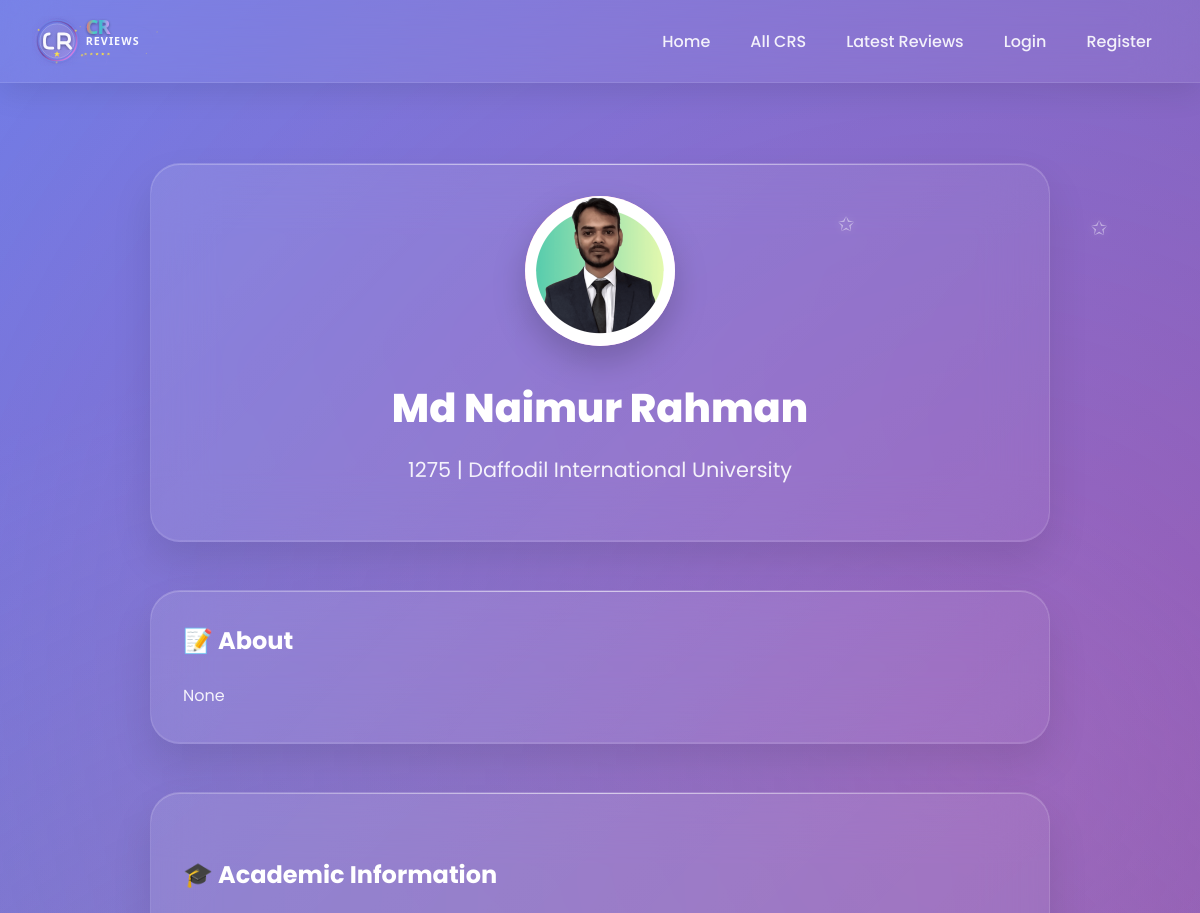
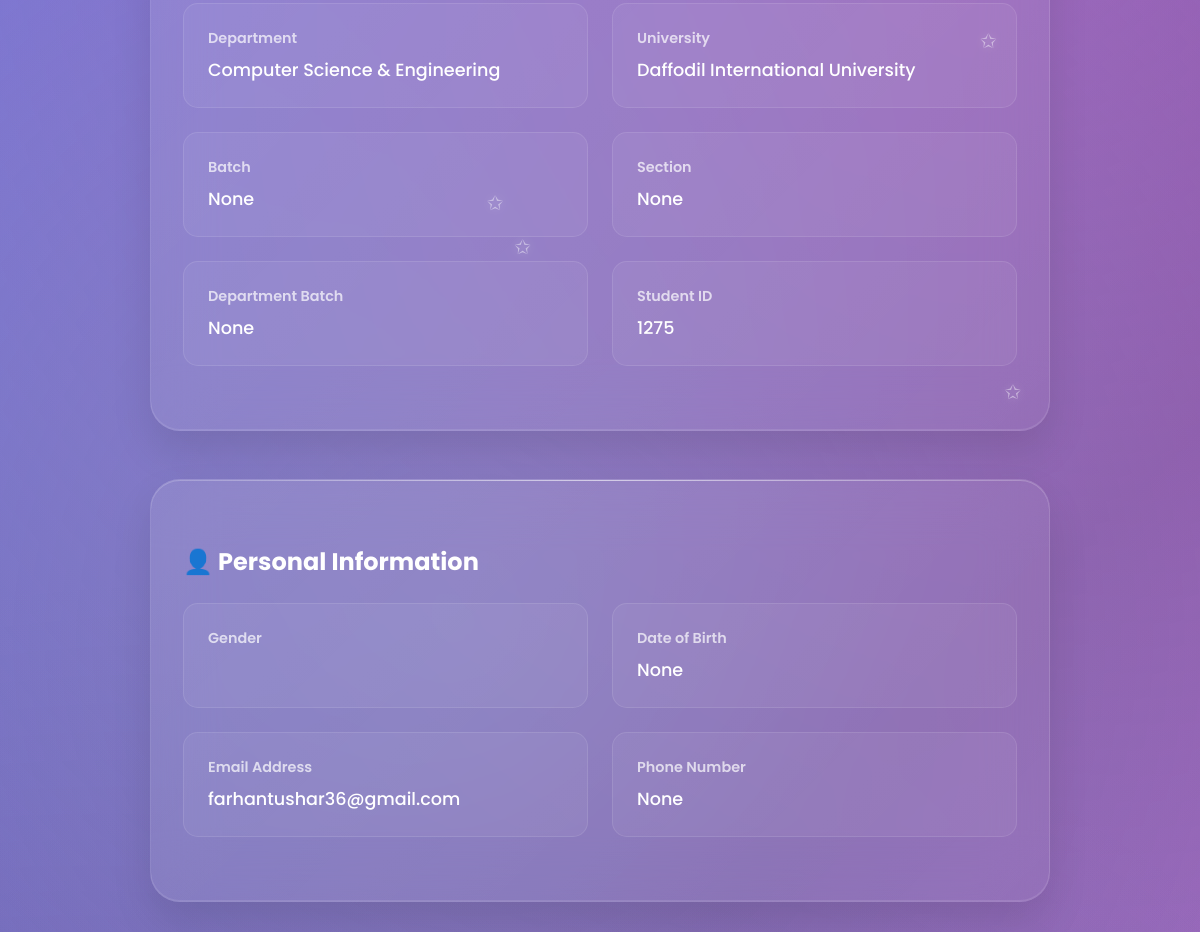
The app's page /user_view/md-naimur-rahman-1/ (upper part), older data (2 pictures, top to bottom).
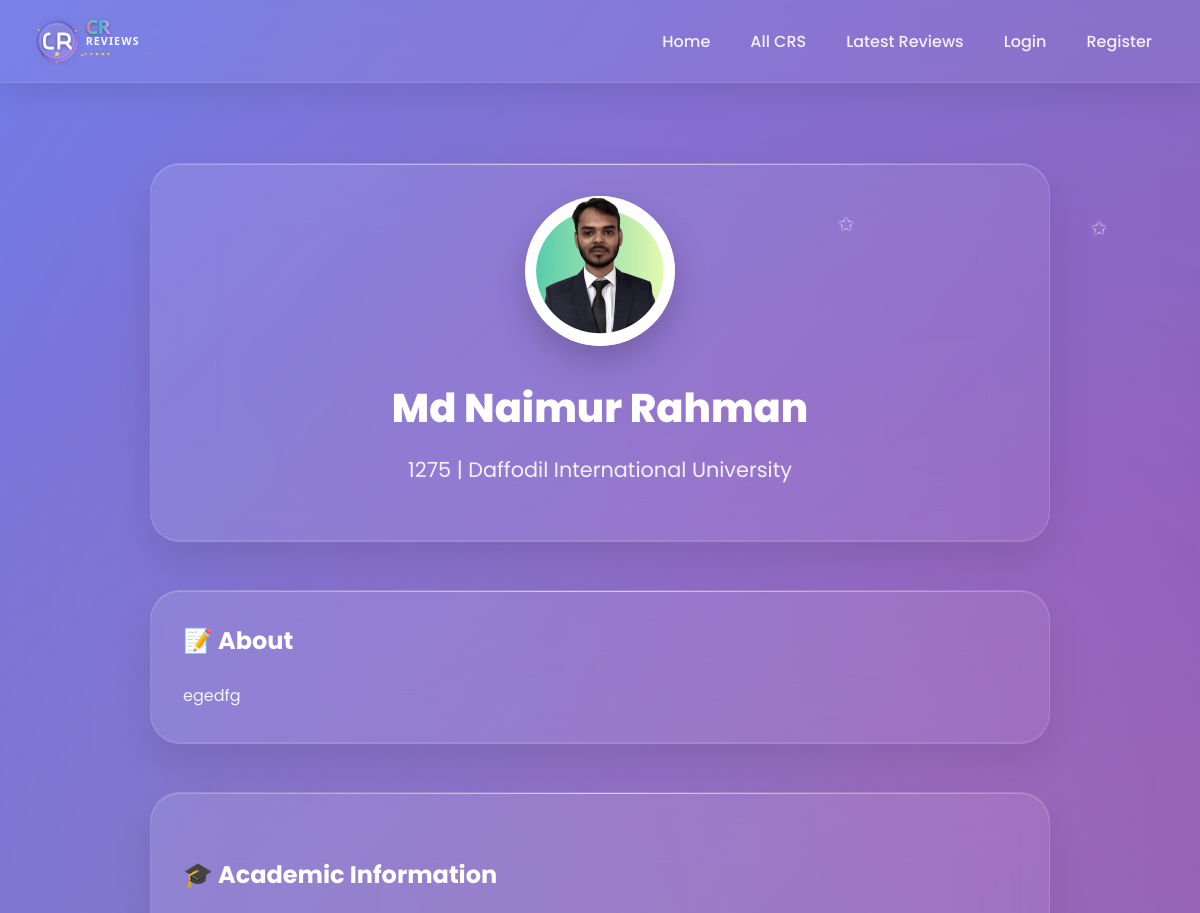
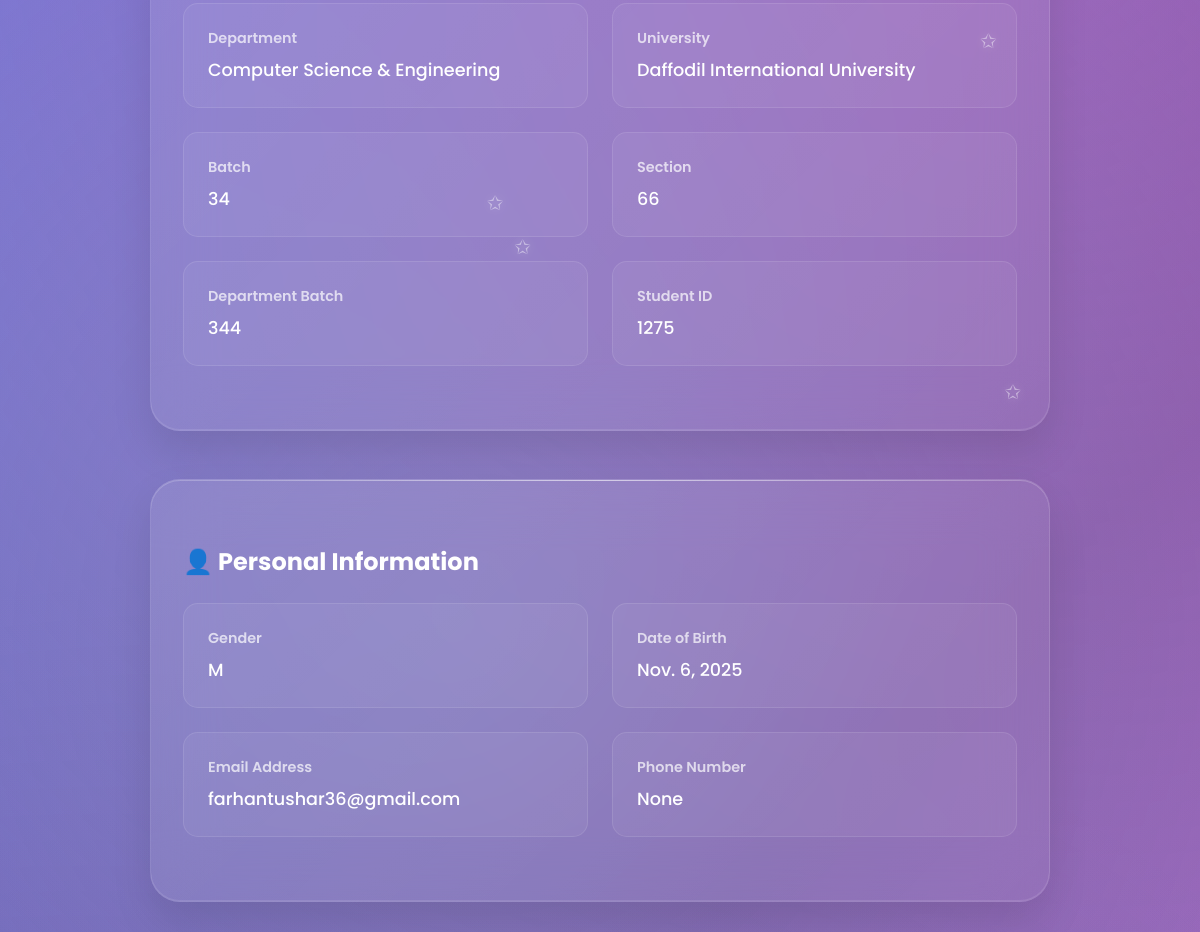
The same page, newer data (2 pictures, top to bottom).
### userprofile/models.py (models this page shows, shortened)
class User(AbstractBaseUser,PermissionsMixin):
    university=models.ForeignKey(University, on_delete=models.SET_NULL,related_name='university_user',null=True,blank=True)
    department=models.ForeignKey(Department, on_delete=models.SET_NULL,related_name='department_user',null=True,blank=True)
    profile_picture=models.ImageField(upload_to=user_profile_picture_path,null=True,blank=True)
    first_name = models.CharField(max_length=50)
    last_name = models.CharField(max_length=50)
    gender = models.CharField(choices=[('M', 'Male'), ('F', 'Female')], max_length=1)
    email = models.EmailField(unique=True)
    phone=models.CharField(max_length=20,null=True,blank=True)
    date_of_birth=models.DateField(null=True,blank=True)
    student_id=models.CharField(max_length=50,unique=True,null=True,blank=True)
    batch=models.CharField(max_length=20,null=True,blank=True)
    dept_batch = models.CharField(max_length=20 , blank=True, null=True)
    section=models.CharField(max_length=20,null=True,blank=True)
    bio=models.TextField(null=True,blank=True)
    facebook_url=models.URLField(default='https://www.facebook.com/')
    instagram_url=models.URLField(default='https://www.instagram.com/')
    linkedin_url=models.URLField(default='https://www.linkedin.com/')
    role=models.CharField(max_length=20, default='student')
    slug=models.SlugField(blank=True,unique=True)
    is_email_verified = models.BooleanField(default=False)
    email_verification_token = models.UUIDField(blank=True, null=True, editable=False)
    email_verification_token_created = models.DateTimeField(blank=True, null=True)
    password_reset_token = models.UUIDField(null=True, blank=True, editable=False)
    password_reset_token_created = models.DateTimeField(null=True, blank=True)
    is_active = models.BooleanField(default=True)
    is_staff = models.BooleanField(default=False)
    created_at = models.DateTimeField(auto_now_add=True)
    updated_at = models.DateTimeField(auto_now=True)
    deleted_at = models.DateTimeField(blank=True, null=True)
    USERNAME_FIELD = 'email'
    REQUIRED_FIELDS = ['first_name','last_name']
    objects = CustomUserManager()
    def get_full_name(self):
        return f"{self.first_name} {self.last_name}"

### cr/models.py (models this page shows, shortened)
class University(models.Model):
    Public = "Public"
    Private = "Private"
    university_type = [
        (Public,"Public"),
        (Private,"Private"),
    ]
    title =models.CharField(max_length=100,unique=True,blank=False,null=False)
    type =models.CharField(max_length=100,choices=university_type)
    address=models.CharField(max_length=150, blank=True, null=True)
    slug=models.SlugField(blank=True,unique=True)
    created_at=models.DateTimeField(auto_now_add=True)
    updated_at=models.DateTimeField(auto_now=True)
    daleted_at=models.DateTimeField(auto_now=True,blank=True,null=True)
    def __str__(self):
        return self.title

class Department(models.Model):
    title=models.CharField(max_length=50,unique=True,blank=False,null=False)
    code=models.CharField(max_length=50,unique=True,blank=True,null=True)
    slug=models.SlugField(blank=True,unique=True)
    created_at=models.DateTimeField(auto_now_add=True)
    updated_at=models.DateTimeField(auto_now=True)
    daleted_at=models.DateTimeField(auto_now=True,blank=True,null=True)
    def __str__(self):
        return self.title

### userprofile/views.py (the view)
# urls.py: path('user_view/<str:slug>/',user_view,name="user_view"),
def user_view(request,slug):
    view_user =get_object_or_404(User,slug=slug)
    review = Review.objects.filter(user=view_user).order_by('-created_at')
    paginator = Paginator(review,5)
    page_number = request.GET.get('page',1)
    try:
        review = paginator.page(page_number)
    except PageNotAnInteger:
        review = paginator.page(1)
    except EmptyPage:
        review = paginator.page(1)
    context = {
        'view_user':view_user,
        'user': request.user,
        'review':review
    }
    return render(request,'user_profile/user_view.html',context)

### templates/user_profile/user_view.html (shortened to what this page needs)
{% extends 'base.html' %}
{% load static %}
{% block content %}
    <div id="cr-profile" class="page">
        <div class="container">
            <div style="max-width: 900px; margin: 0 auto;">
                <div class="search-section" style="text-align: center; margin-bottom: 3rem;">
                    <div class="profile-photo" style="width: 150px; height: 150px; font-size: 4rem; margin: 0 auto 2rem; position: relative;" id="profile-photo">
                         {% if view_user.profile_picture %}
                        <img src="{{ view_user.profile_picture.url }}" alt="{{ view_user.name }}" />
                        {% else %}
                        <span>{{ view_user.first_name|first|upper }}</span>
                        {% endif %}
                    </div>
                    <h1 style="color: white; font-size: 2.5rem; font-weight: 800; margin-bottom: 1rem;" id="profile-name">{{view_user.get_full_name}}</h1>
                    <p style="color: rgba(255,255,255,0.9); font-size: 1.3rem; margin-bottom: 1.5rem;" id="profile-info">
                        {{view_user.student_id}} | {{view_user.university}}
                    </p>
                </div>
                <div class="search-section">
                    <div class="card1">
                        <h3 class="card-title1">📝 About</h3>
                        <div class="about-content">
                        {{view_user.bio}}
                        </div>
                    </div>
                </div>
                <div class="search-section">
                 <div class="card1" style="margin-top: 2rem;">
                    <h3 class="card-title1">🎓 Academic Information</h3>
                    <div class="info-grid">
                        <div class="info-item">
                            <div class="info-label">Department</div>
                            <div class="info-value">{{view_user.department}}</div>
                        </div>
                        <div class="info-item">
                            <div class="info-label">University</div>
                            <div class="info-value">{{view_user.university}}</div>
                        </div>
                        <div class="info-item">
                            <div class="info-label">Batch</div>
                            <div class="info-value">{{view_user.batch}}</div>
                        </div>
                        <div class="info-item">
                            <div class="info-label">Section</div>
                            <div class="info-value">{{view_user.section}}</div>
                        </div>
                         <div class="info-item">
                            <div class="info-label">Department Batch</div>
                            <div class="info-value">{{view_user.dept_batch}}</div>
                         </div>
                        <div class="info-item">
                            <div class="info-label">Student ID</div>
                            <div class="info-value">{{view_user.student_id}}</div>
                        </div>
                        </div>
                    </div>
                </div>
                <div class="search-section">
                 <div class="card1" style="margin-top: 2rem;">
                    <h3 class="card-title1">👤 Personal Information</h3>
                    <div class="info-grid">
                        <div class="info-item">
                            <div class="info-label">Gender</div>
                            <div class="info-value">{{view_user.gender}}</div>
                        </div>
                        <div class="info-item">
                            <div class="info-label">Date of Birth</div>
                            <div class="info-value">{{view_user.date_of_birth}}</div>
                        </div>
                        <div class="info-item">
                            <div class="info-label">Email Address</div>
                            <div class="info-value">{{view_user.email}}</div>
                        </div>
                        <div class="info-item">
                            <div class="info-label">Phone Number</div>
                            <div class="info-value">{{view_user.phone}}</div>
                        </div>
                    </div>
                    </div>
                </div>
            </div>
        </div>
    </div>
{% endblock content %}

### templates/base.html (shortened to what this page needs)
<!DOCTYPE html>
<html lang="en">
{% load static %}
<head>
    <link rel="stylesheet" href="{% static 'style.css' %}">
    <link rel="stylesheet" href="{% static 'add_cr.css' %}">
    <link rel="stylesheet" href="{% static 'user_dashboard.css' %}">
    <link rel="stylesheet" href="{% static 'edit_user_settings.css' %}">
    <link rel="stylesheet" href="{% static 'footer/about.css' %}">
    <link rel="stylesheet" href="{% static 'footer/developer.css' %}">
    <link rel="stylesheet" href="{% static 'footer/footer.css' %}">
</head>
<body>
    <nav class="navbar">
        <div class="nav-container">
            <a href="{% url 'home' %}"  style="display: flex; align-items: center; text-decoration: none;">
            <img src="{% static 'logo.svg' %}" alt="CR Reviews" style="height:50px !important; width:auto !important; margin-right:10px;">
            </a>
            <ul class="nav-links">
                <li>
                <a href="{% url 'home' %}" class="nav-link {% if request.resolver_match.url_name == 'home' %}active{% endif %}">
                    Home
                </a>
                </li>
                <li>
                <a href="{% url 'all_cr' %}" class="nav-link {% if request.resolver_match.url_name == 'all_cr' %}active{% endif %}">
                    All CRS
                </a>
                </li>
                <li>
                <a href="{% url 'latest_reviews' %}" class="nav-link {% if request.resolver_match.url_name == 'latest_reviews' %}active{% endif %}">
                Latest Reviews
                 </a>
                </li>
                {% if user.is_authenticated %}
                <li class="user-dropdown">
                <a href="{% url 'user_dashboard' user.slug %}" class="nav-link user-profile-btn">
                    <span class="user-avatar">
                    {% if user.profile_picture %}
                        <img src="{{ user.profile_picture.url }}" alt="{{ user.name }}" />
                    {% else %}
                        {{ user.first_name|first|upper }}
                    {% endif %}
                    </span>
                    <span class="user-name">{{user.first_name}}</span>
                    <span class="dropdown-arrow">▼</span>
                </a>
                <div class="dropdown-menu">
                    <div class="dropdown-header">
                        <div class="user-avatar-large">
                            {% if user.profile_picture %}
                            <img src="{{ user.profile_picture.url }}" alt="{{ user.name }}" />
                            {% else %}
                            <span>{{ user.first_name|first|upper }}</span>
                            {% endif %}
                        </div>
                        <div class="user-info">
                            <strong>{{user.first_name}} {{user.last_name}}</strong>
                            <small>{{user.role|capfirst}}</small>
                        </div>
                    </div>
                    <div class="dropdown-divider"></div>
                   {% if user.is_staff %}
                    <a href="{% url 'admin_dashboard' %}" class="dropdown-item">
                    <span class="dropdown-icon">🧭</span>
                    Admin Dashboard
                    </a>
                    {% else %}
                    <a href="{% url 'user_dashboard' user.slug %}" class="dropdown-item">
                    <span class="dropdown-icon">🧭</span>
                    Dashboard
                    </a>
                    {% endif %}
                    <a href="{% url 'view_profile' user.slug %}" class="dropdown-item">
                        <span class="dropdown-icon">👤</span>
                        View Profile
                    </a>
                    <a href="{% url 'add_cr' %}" class="dropdown-item">
                        <span class="dropdown-icon">➕</span>
                        Add New CR
                    </a>
                    <a href="{% url 'settings' %}" class="dropdown-item">
                        <span class="dropdown-icon">⚙️</span>
                        Settings
                    </a>
                    <div class="dropdown-divider"></div>
                    <a href="{% url 'logout' %}" class="dropdown-item logout-btn">
                        <span class="dropdown-icon">🚪</span>
                        Logout
                    </a>
                </div>
                </li>
                {% else %}
                <li><a href="{% url 'login'%}" class="nav-link" >Login</a></li>
                <li><a href="{%url 'registration'%}" class="nav-link">Register</a></li>
                {% endif %}
            </ul>
        </div>
    </nav>
    {% block content %}
    {% endblock content %}
</body>
</html>

### templates/footer_page/footer.html (shortened to what this page needs)
{% load static %}

Row changes from the older to the newer data that the page shows:
changed User "Md Naimur Rahman": bio "None" → "egedfg"; batch "None" → "34"; section "None" → "66"; dept_batch "None" → "344"; gender (not shown) → "M"; date_of_birth "None" → "Nov. 6, 2025"
